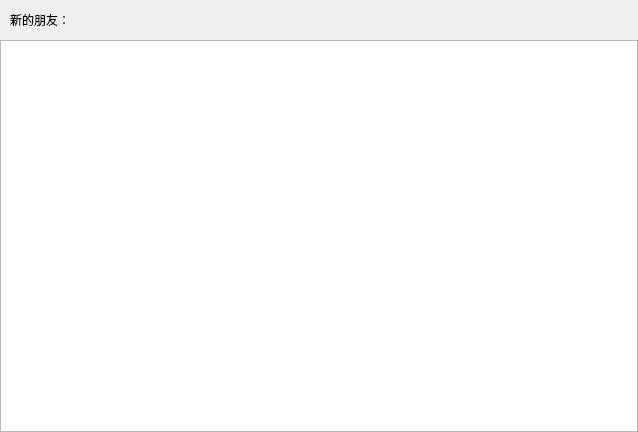
<?xml version="1.0" encoding="UTF-8"?>
<ui version="4.0">
 <class>ApplyFriendPage</class>
 <widget class="QWidget" name="ApplyFriendPage">
  <property name="geometry">
   <rect>
    <x>0</x>
    <y>0</y>
    <width>638</width>
    <height>432</height>
   </rect>
  </property>
  <property name="windowTitle">
   <string>Form</string>
  </property>
  <layout class="QVBoxLayout" name="verticalLayout">
   <property name="spacing">
    <number>0</number>
   </property>
   <property name="leftMargin">
    <number>0</number>
   </property>
   <property name="topMargin">
    <number>0</number>
   </property>
   <property name="rightMargin">
    <number>0</number>
   </property>
   <property name="bottomMargin">
    <number>0</number>
   </property>
   <item>
    <widget class="QWidget" name="friend_apply_wid" native="true">
     <layout class="QHBoxLayout" name="horizontalLayout">
      <property name="spacing">
       <number>0</number>
      </property>
      <property name="leftMargin">
       <number>0</number>
      </property>
      <property name="topMargin">
       <number>0</number>
      </property>
      <property name="rightMargin">
       <number>0</number>
      </property>
      <property name="bottomMargin">
       <number>0</number>
      </property>
      <item>
       <spacer name="horizontalSpacer_2">
        <property name="orientation">
         <enum>Qt::Orientation::Horizontal</enum>
        </property>
        <property name="sizeType">
         <enum>QSizePolicy::Policy::Fixed</enum>
        </property>
        <property name="sizeHint" stdset="0">
         <size>
          <width>10</width>
          <height>20</height>
         </size>
        </property>
       </spacer>
      </item>
      <item>
       <widget class="QLabel" name="friend_apply_label">
        <property name="minimumSize">
         <size>
          <width>0</width>
          <height>40</height>
         </size>
        </property>
        <property name="maximumSize">
         <size>
          <width>16777215</width>
          <height>40</height>
         </size>
        </property>
        <property name="text">
         <string>新的朋友：</string>
        </property>
       </widget>
      </item>
      <item>
       <spacer name="horizontalSpacer">
        <property name="orientation">
         <enum>Qt::Orientation::Horizontal</enum>
        </property>
        <property name="sizeHint" stdset="0">
         <size>
          <width>565</width>
          <height>20</height>
         </size>
        </property>
       </spacer>
      </item>
     </layout>
    </widget>
   </item>
   <item>
    <widget class="QWidget" name="widget_2" native="true">
     <layout class="QVBoxLayout" name="verticalLayout_2">
      <property name="leftMargin">
       <number>0</number>
      </property>
      <property name="topMargin">
       <number>0</number>
      </property>
      <property name="rightMargin">
       <number>0</number>
      </property>
      <property name="bottomMargin">
       <number>0</number>
      </property>
      <item>
       <widget class="ApplyFriendList" name="apply_friend_list"/>
      </item>
     </layout>
    </widget>
   </item>
  </layout>
 </widget>
 <customwidgets>
  <customwidget>
   <class>ApplyFriendList</class>
   <extends>QListWidget</extends>
   <header location="global">applyfriendlist.h</header>
  </customwidget>
 </customwidgets>
 <resources/>
 <connections/>
</ui>
